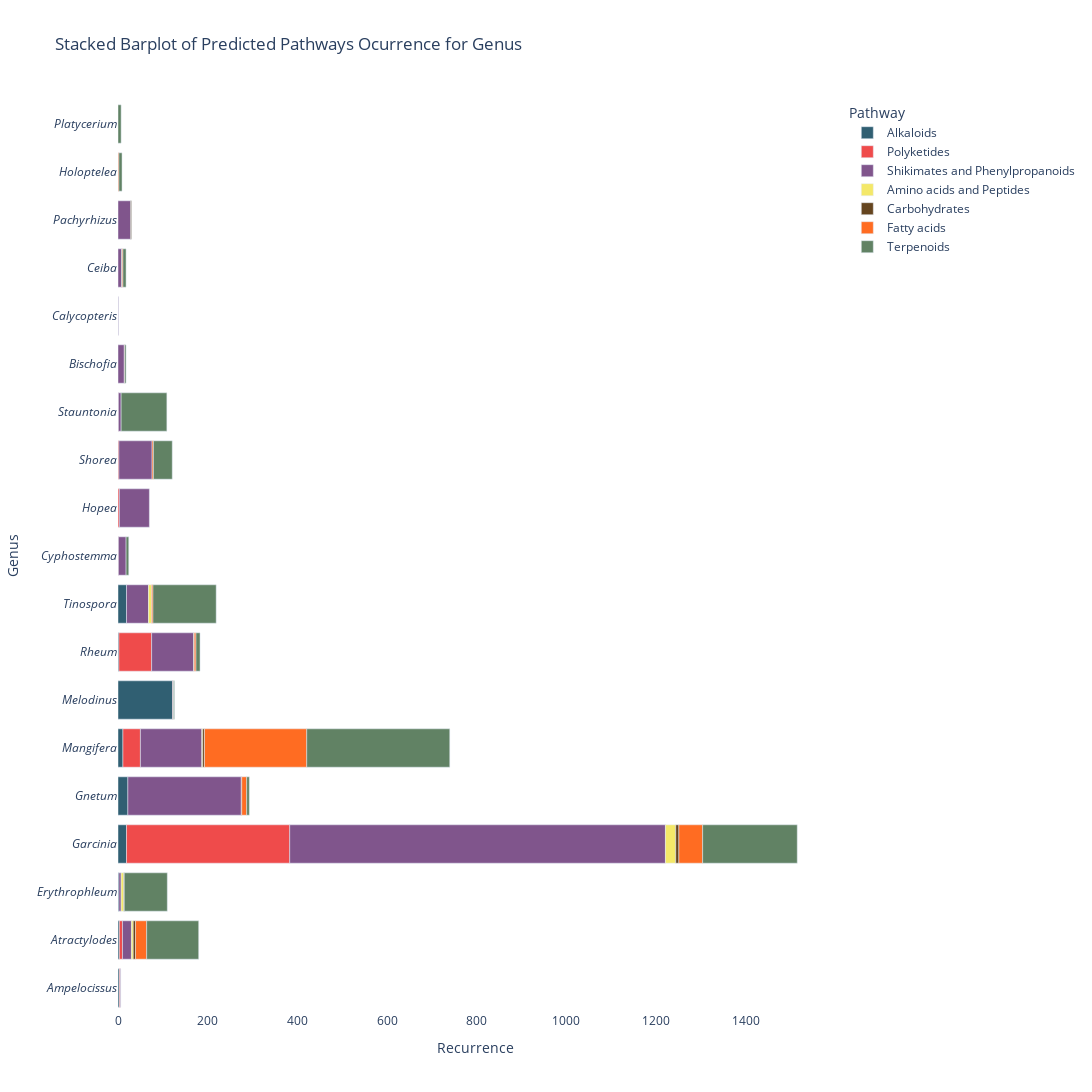

The code cell stored with this chart in its notebook:
### Markdown cell above
Generate une plot by Genus and the Pathway

### Code cell
# Define custom colors for the 7 pathway categories
pathway_colors = {
    'Terpenoids': '#618264',  # Green start and lighter green end
    'Alkaloids': '#305F72',   # Blue start and lighter blue end
    'Shikimates and Phenylpropanoids': '#80558C',  # Purple start and lighter purple end
    'Polyketides': '#EF4B4B',  # Red start and lighter purple end
    'Fatty acids': '#FF6C22',  # Orange start and lighter purple end
    'Amino acids and Peptides': '#F4E869',  # Yellow start and lighter purple end
    'Carbohydrates': '#65451F' # Brown start and lighter purple end
}

# Step 1: Initialize an empty DataFrame to store all data
all_data = pd.DataFrame(columns=['organism_taxonomy_08genus', 'chemical_superclass'])

# Step 2: Read data from all .tsv files in the output_folder
genus_data_folder = os.path.join(output_folder, 'genus_data')
for filename in os.listdir(genus_data_folder):
    if filename.endswith(".tsv"):
        file_data = pd.read_csv(os.path.join(genus_data_folder, filename), sep='\t')
        all_data = pd.concat([all_data, file_data])

# Step 3: Rename the "queried_taxaLabel" column to "species"
all_data.rename(columns={'organism_taxonomy_08genus': 'genus'}, inplace=True)
all_data.rename(columns={'structure_taxonomy_npclassifier_01pathway': 'Pathway'}, inplace=True)

# Remove 'API Error-API Error' and 'Not Classified-Not Classified'
all_data = all_data[(all_data['Pathway'] != 'API Error') & (all_data['Pathway'] != 'Not Classified')]

# Step 4: Group and aggregate data to calculate recurrence
agg_data = all_data.groupby(['genus', 'Pathway']).size().reset_index(name='recurrence')

# Sort the DataFrame by 'genus' alphabetically
agg_data = agg_data.sort_values(by='genus')

# Step 5: Create the stacked barplot with custom colors
fig = px.bar(agg_data, y=agg_data['genus'].apply(lambda x: f"<i>{x}</i>"), x='recurrence',
             title='Stacked Barplot of Predicted Pathways Ocurrence for Genus',
             labels={'recurrence': 'Recurrence'},
             color='Pathway',
             color_discrete_map=pathway_colors,  # Use custom colors
             category_orders={'genus': sorted(agg_data['genus'].unique())},  # Sort 'genus' alphabetically,
             orientation='h'
            )

# Modify the y-axis label
fig.update_yaxes(title_text='Genus')

# Set a white background
fig.update_layout(plot_bgcolor='white')

# Modify the size of the figure
fig.update_layout(width=1200, height=1400)

# Save the figure as an HTML file
fig.write_html(f'{output_folder}Wikidata_pathway_barplot_genus.html')

# Show or save the figure
fig.show()

### Figure 1 — Plotly figure (JSON) as saved in the notebook; plotly's stock layout.template omitted (floating-point values rounded to 4 significant figures)
{"data": [{"alignmentgroup": "True", "hovertemplate": "Pathway=Alkaloids<br>Recurrence=%{x}<br>y=%{y}<extra></extra>", "legendgroup": "Alkaloids", "marker": {"color": "#305F72", "pattern": {"shape": ""}}, "name": "Alkaloids", "offsetgroup": "Alkaloids", "orientation": "h", "showlegend": true, "textposition": "auto", "type": "bar", "x": [3, 3, 2, 19, 22, 11, 122, 2, 19], "xaxis": "x", "y": ["<i>Ampelocissus</i>", "<i>Atractylodes</i>", "<i>Erythrophleum</i>", "<i>Garcinia</i>", "<i>Gnetum</i>", "<i>Mangifera</i>", "<i>Melodinus</i>", "<i>Rheum</i>", "<i>Tinospora</i>"], "yaxis": "y"}, {"alignmentgroup": "True", "hovertemplate": "Pathway=Polyketides<br>Recurrence=%{x}<br>y=%{y}<extra></extra>", "legendgroup": "Polyketides", "marker": {"color": "#EF4B4B", "pattern": {"shape": ""}}, "name": "Polyketides", "offsetgroup": "Polyketides", "orientation": "h", "showlegend": true, "textposition": "auto", "type": "bar", "x": [2, 7, 1, 364, 3, 39, 1, 73, 2, 1], "xaxis": "x", "y": ["<i>Ampelocissus</i>", "<i>Atractylodes</i>", "<i>Cyphostemma</i>", "<i>Garcinia</i>", "<i>Hopea</i>", "<i>Mangifera</i>", "<i>Melodinus</i>", "<i>Rheum</i>", "<i>Shorea</i>", "<i>Stauntonia</i>"], "yaxis": "y"}, {"alignmentgroup": "True", "hovertemplate": "Pathway=Shikimates and Phenylpropanoids<br>Recurrence=%{x}<br>y=%{y}<extra></extra>", "legendgroup": "Shikimates and Phenylpropanoids", "marker": {"color": "#80558C", "pattern": {"shape": ""}}, "name": "Shikimates and Phenylpropanoids", "offsetgroup": "Shikimates and Phenylpropanoids", "orientation": "h", "showlegend": true, "textposition": "auto", "type": "bar", "x": [1, 20, 14, 1, 8, 17, 5, 838, 253, 67, 137, 28, 94, 74, 6, 49], "xaxis": "x", "y": ["<i>Ampelocissus</i>", "<i>Atractylodes</i>", "<i>Bischofia</i>", "<i>Calycopteris</i>", "<i>Ceiba</i>", "<i>Cyphostemma</i>", "<i>Erythrophleum</i>", "<i>Garcinia</i>", "<i>Gnetum</i>", "<i>Hopea</i>", "<i>Mangifera</i>", "<i>Pachyrhizus</i>", "<i>Rheum</i>", "<i>Shorea</i>", "<i>Stauntonia</i>", "<i>Tinospora</i>"], "yaxis": "y"}, {"alignmentgroup": "True", "hovertemplate": "Pathway=Amino acids and Peptides<br>Recurrence=%{x}<br>y=%{y}<extra></extra>", "legendgroup": "Amino acids and Peptides", "marker": {"color": "#F4E869", "pattern": {"shape": ""}}, "name": "Amino acids and Peptides", "offsetgroup": "Amino acids and Peptides", "orientation": "h", "showlegend": true, "textposition": "auto", "type": "bar", "x": [4, 6, 23, 2, 1, 1, 7], "xaxis": "x", "y": ["<i>Atractylodes</i>", "<i>Erythrophleum</i>", "<i>Garcinia</i>", "<i>Mangifera</i>", "<i>Melodinus</i>", "<i>Rheum</i>", "<i>Tinospora</i>"], "yaxis": "y"}, {"alignmentgroup": "True", "hovertemplate": "Pathway=Carbohydrates<br>Recurrence=%{x}<br>y=%{y}<extra></extra>", "legendgroup": "Carbohydrates", "marker": {"color": "#65451F", "pattern": {"shape": ""}}, "name": "Carbohydrates", "offsetgroup": "Carbohydrates", "orientation": "h", "showlegend": true, "textposition": "auto", "type": "bar", "x": [5, 1, 1, 7, 1, 4, 2], "xaxis": "x", "y": ["<i>Atractylodes</i>", "<i>Ceiba</i>", "<i>Erythrophleum</i>", "<i>Garcinia</i>", "<i>Gnetum</i>", "<i>Mangifera</i>", "<i>Pachyrhizus</i>"], "yaxis": "y"}, {"alignmentgroup": "True", "hovertemplate": "Pathway=Fatty acids<br>Recurrence=%{x}<br>y=%{y}<extra></extra>", "legendgroup": "Fatty acids", "marker": {"color": "#FF6C22", "pattern": {"shape": ""}}, "name": "Fatty acids", "offsetgroup": "Fatty acids", "orientation": "h", "showlegend": true, "textposition": "auto", "type": "bar", "x": [25, 1, 2, 53, 11, 2, 228, 4, 3, 3], "xaxis": "x", "y": ["<i>Atractylodes</i>", "<i>Bischofia</i>", "<i>Ceiba</i>", "<i>Garcinia</i>", "<i>Gnetum</i>", "<i>Holoptelea</i>", "<i>Mangifera</i>", "<i>Rheum</i>", "<i>Shorea</i>", "<i>Tinospora</i>"], "yaxis": "y"}, {"alignmentgroup": "True", "hovertemplate": "Pathway=Terpenoids<br>Recurrence=%{x}<br>y=%{y}<extra></extra>", "legendgroup": "Terpenoids", "marker": {"color": "#618264", "pattern": {"shape": ""}}, "name": "Terpenoids", "offsetgroup": "Terpenoids", "orientation": "h", "showlegend": true, "textposition": "auto", "type": "bar", "x": [116, 3, 7, 6, 96, 211, 6, 7, 319, 2, 7, 9, 42, 102, 141], "xaxis": "x", "y": ["<i>Atractylodes</i>", "<i>Bischofia</i>", "<i>Ceiba</i>", "<i>Cyphostemma</i>", "<i>Erythrophleum</i>", "<i>Garcinia</i>", "<i>Gnetum</i>", "<i>Holoptelea</i>", "<i>Mangifera</i>", "<i>Melodinus</i>", "<i>Platycerium</i>", "<i>Rheum</i>", "<i>Shorea</i>", "<i>Stauntonia</i>", "<i>Tinospora</i>"], "yaxis": "y"}], "layout": {"barmode": "relative", "height": 1400, "legend": {"title": {"text": "Pathway"}, "tracegroupgap": 0}, "plot_bgcolor": "white", "title": {"text": "Stacked Barplot of Predicted Pathways Ocurrence for Genus"}, "width": 1200, "xaxis": {"anchor": "y", "domain": [0, 1], "title": {"text": "Recurrence"}}, "yaxis": {"anchor": "x", "domain": [0, 1], "title": {"text": "Genus"}}}}
